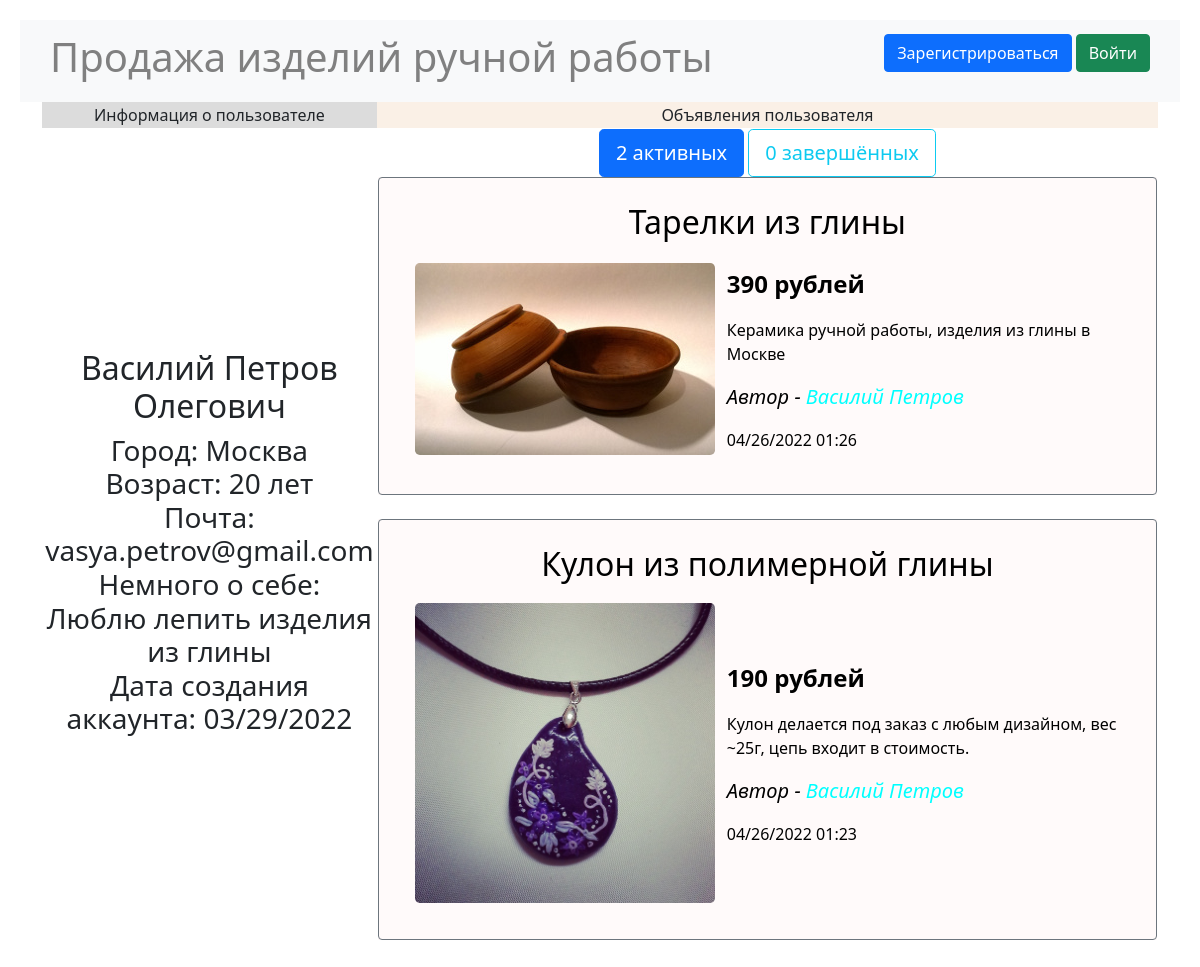
Page /user/5/active on the earlier database version.
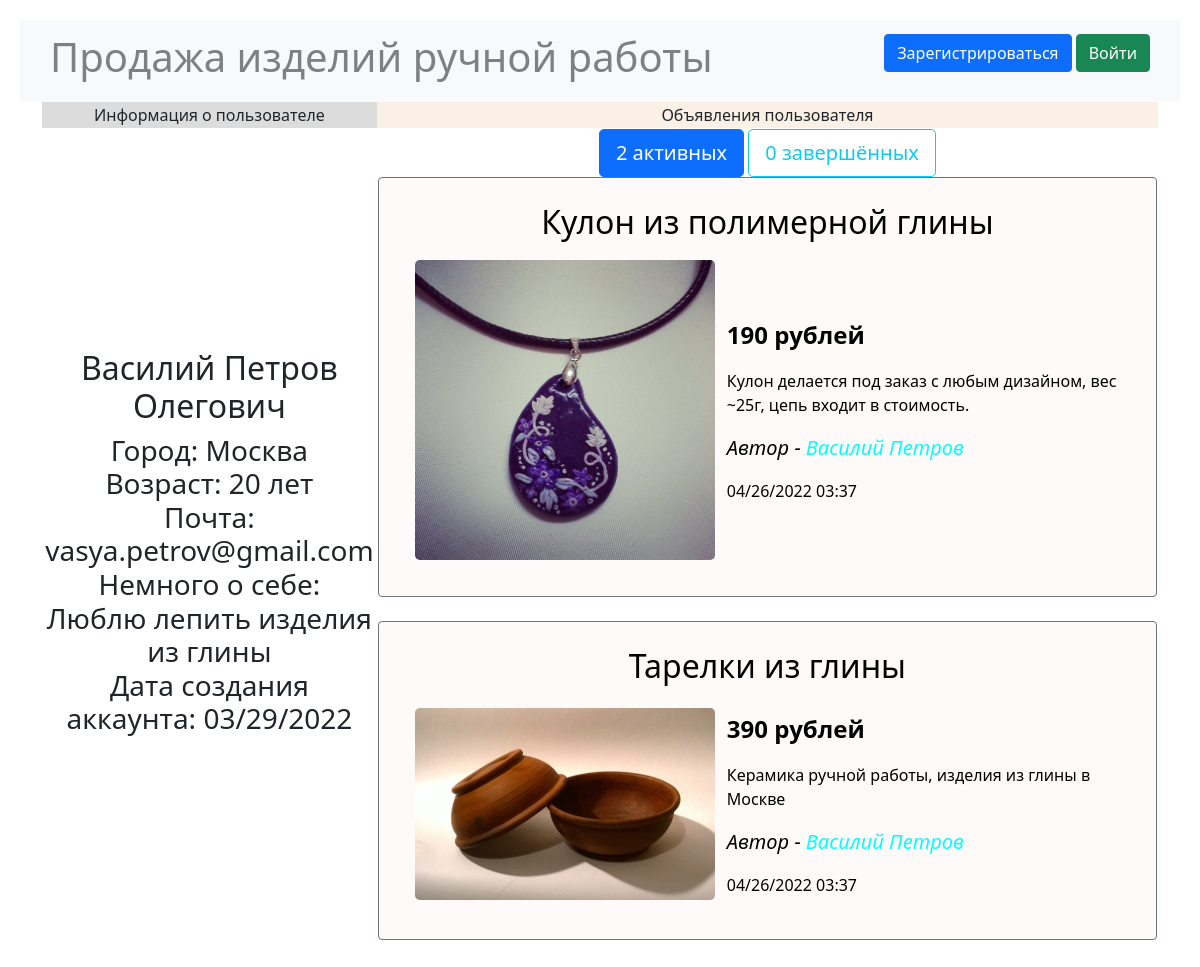
Same page on the later database version.
### data/users.py (models this page shows, shortened)
class User(SqlAlchemyBase, UserMixin, SerializerMixin):
    __tablename__ = 'users'
    id = sqlalchemy.Column(sqlalchemy.Integer,
                           primary_key=True, autoincrement=True)
    name = sqlalchemy.Column(sqlalchemy.String, nullable=True)
    surname = sqlalchemy.Column(sqlalchemy.String, nullable=True)
    patronymic = sqlalchemy.Column(sqlalchemy.String, nullable=True)
    city = sqlalchemy.Column(sqlalchemy.String, nullable=True)
    age = sqlalchemy.Column(sqlalchemy.Integer, nullable=True)
    email = sqlalchemy.Column(sqlalchemy.String,
                              index=True, unique=True, nullable=True)
    about = sqlalchemy.Column(sqlalchemy.String, nullable=True)
    hashed_password = sqlalchemy.Column(sqlalchemy.String, nullable=True)
    created_date = sqlalchemy.Column(sqlalchemy.DateTime,
                                     default=datetime.datetime.now)
    ads = orm.relation("Ad", back_populates='user')

### data/ads.py (models this page shows)
class Ad(SqlAlchemyBase, SerializerMixin):
    __tablename__ = 'ads'
    id = sqlalchemy.Column(sqlalchemy.Integer,
                           primary_key=True, autoincrement=True)
    user_id = sqlalchemy.Column(sqlalchemy.Integer,
                                sqlalchemy.ForeignKey("users.id"))
    title = sqlalchemy.Column(sqlalchemy.String, nullable=True)
    content = sqlalchemy.Column(sqlalchemy.String, nullable=True)
    price = sqlalchemy.Column(sqlalchemy.Integer, nullable=True)
    filename = sqlalchemy.Column(sqlalchemy.String, nullable=True)
    created_date = sqlalchemy.Column(sqlalchemy.DateTime,
                                     default=datetime.datetime.now)
    is_sold = sqlalchemy.Column(sqlalchemy.Boolean, default=False)
    material = sqlalchemy.Column(sqlalchemy.String, nullable=True)
    condition = sqlalchemy.Column(sqlalchemy.String, nullable=True)
    user = orm.relation('User')

### main.py (the view)
@app.route("/user/<user_id>/<state>")
def profile(user_id, state):
    db_sess = db_session.create_session()
    user = db_sess.query(User).filter(User.id == user_id).first()
    active_ads = db_sess.query(Ad).filter(Ad.user == user,
                                          Ad.is_sold == 0).all()
    complete_ads = db_sess.query(Ad).filter(Ad.user == user,
                                            Ad.is_sold == 1).all()
    ads = complete_ads if state == "complete" else active_ads
    params = {
        "user": user,
        "ads": ads,
        "active": active_ads,
        "complete": complete_ads,
        "title": f"Профиль пользователя {user.name} {user.surname}",
        "state": state,
        "css": "/static/css/index.css"
    }
    return render_template("profile.html", **params)

### data/db_session.py (called while the page is built)
def create_session() -> Session:
    global __factory
    return __factory()

### templates/profile.html
{% extends "base.html" %}
{% block content %}
<table>
    <tr>
        <td align="center" bgcolor="#DCDCDC" width="30%">Информация о пользователе</td>
        <td align="center" bgcolor="#FAF0E6">Объявления пользователя</td>
    </tr>
    <tr>
        <td align="center"><h2 >{{user.name}} {{user.surname}} {{user.patronymic}}</h2>
            <h3 >Город: {{user.city}}<br>
                Возраст: {{user.age}} лет<br>
                Почта: {{user.email}}<br>
                Немного о себе:<br>{{user.about}}<br>
                Дата создания аккаунта:
                {{user.created_date.strftime("%m/%d/%Y")}}</h3></td>
        <td align="center">
            {% if state == "complete" %}
                {% set active_btn_color = "btn-outline-primary" %}
                {% set complete_btn_color = "btn-info" %}
            {% else %}
                {% set active_btn_color = "btn-primary" %}
                {% set complete_btn_color = "btn-outline-info" %}
            {% endif %}
            <div class="d-grid gap-2 d-md-block" role="group"
                 aria-label="Basic radio toggle button group" align="top">
                <a type="button" href="/user/{{user.id}}/active"
                   class="btn {{ active_btn_color }} btn-lg">
                    {{ active | length() }} активных</a>
                <a type="button" href="/user/{{user.id}}/complete"
                   class="btn {{ complete_btn_color }} btn-lg">
                    {{ complete | length() }} завершённых</a>
            </div>
            {% include "ads_list.html" %}
        </td>
    </tr>
</table>
{% endblock %}

### templates/base.html (shortened to what this page needs)
<!doctype html>
<html lang="en">
<head>
    <link href="https://cdn.jsdelivr.net/npm/bootstrap@5.1.3/dist/css/bootstrap.min.css"
          rel="stylesheet"
>
    <link rel="stylesheet" type="text/css" href={{css}}>
    <link rel="stylesheet" type="text/css" href="/static/css/base.css">
</head>
<body>
<header>
    <nav class="navbar navbar-light bg-light">
        <span class="navbar-text h1" data-bs-toggle="tooltip"
              data-bs-placement="bottom" title="Перейти на главную страницу">
            <a href="/" class="base_title"
               style="color:grey; white-space: nowrap;">
                Продажа изделий ручной работы</a></span>
        {% if current_user.is_authenticated %}
        <div class="btn-group">
            <button type="button"
                    class="btn btn-secondary btn-lg dropdown-toggle"
                    data-bs-toggle="dropdown" aria-expanded="false">
                {{ current_user.name }} {{ current_user.surname }}
            </button>
            <ul class="dropdown-menu dropdown-menu-dark">
                <li><a class="dropdown-item"
                       href="/user/{{current_user.id}}/active">Мой профиль</a></li>
                <li>
                    <hr class="dropdown-divider">
                </li>
                <li><a class="dropdown-item"
                       href="/logout">Выйти из аккаунта</a></li>
            </ul>
        </div>
        {% else %}
        <p>
            <a class="btn btn-primary"
               href="/register">Зарегистрироваться</a>
            <a class="btn btn-success" href="/login">Войти</a>
        </p>
        {% endif %}
    </nav>
</header>
<main role="main" class="container">
    {% block content %}{% endblock %}
</main>
</body>
</html>

### templates/ads_list.html (shortened to what this page needs)
{% for item in ads|sort(attribute='created_date', reverse=true)%}
{% set i = loop.index %}
<div class="add">
    <div class="border border-secondary rounded">
        <a href="/ad/details/{{ item.id }}" title="Подробнее о товаре" id="add_href">
            <h2 align="center">{{item.title}}</h2>
            <table>
                <tr>
                    <td>
                        <a data-bs-toggle="modal"
                           data-bs-target="#Modal{{loop.index}}">
                            <img class="add_img rounded-3"
                                 src="/static/img/{{item.filename}}"
                                 alt="Изображение товара">
                        </a>
                    </td>
                    <td><p>
                        <p class="fw-bold fs-4">{{item.price}} рублей</p>
                        <p class="fs-6">{{item.content}}</p>
                        <p class="fst-italic fs-5">
                            Автор - <a class="navbar-brand"
                                       href="/user/{{item.user.id}}/active"
                                       title="Подробнее об авторе"
                                       id="profile_href">
                            {{item.user.name}} {{item.user.surname}}</a></p>
                        <p class="fs-6">
                            {{item.created_date.strftime("%m/%d/%Y %H:%M")}}</p>
                    </td>
                </tr>
            </table>
        </a>
    </div>
</div><br>
{% endfor %}

### static/css/index.css (style rules this page uses)
.border { padding: 25px 25px; }
.add { background-color: #FFFAFA; }
#add_href { color: #000000; text-decoration: none; }
#profile_href { color: #00FFFF; text-decoration: none; }
.add_img { max-width: 300px; height: auto; margin: 10px; }

### static/css/base.css (style rules this page uses)
body { margin: 20px; }
.navbar { padding: 5px 30px; }
.base_title { text-decoration: none; }

Differences in the rows shown:
changed Ad "Кулон из полимерной глины": created_date "04/26/2022 01:23" → "04/26/2022 03:37"; moves up the list
changed Ad "Тарелки из глины": created_date "04/26/2022 01:26" → "04/26/2022 03:37"
